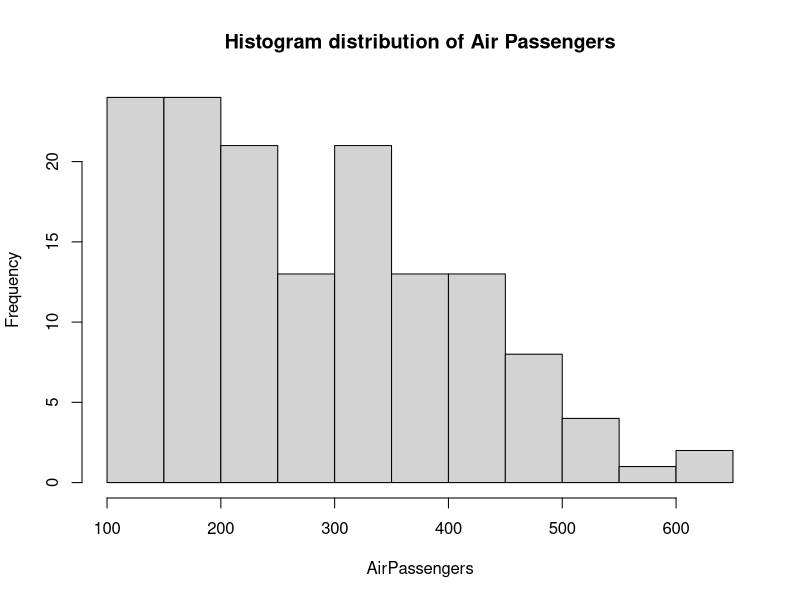
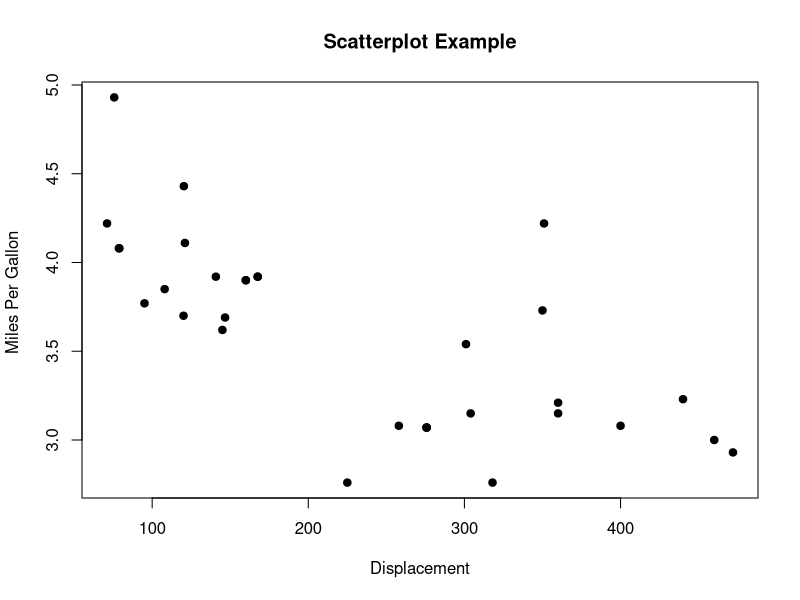

Write R code to recreate these figures, in order. (Note: this script raises an error after producing the figures.)
## ---- chunk 1

mean_x <- function(x) 
ifelse(is.numeric(x), sum(x,na.rm=T)/length(x[!is.na(x)]),NaN)

mean_x(1:5)
## ---- chunk 2
fn_input <- function(x)
  ifelse(sum(x[1:2]) > sum(x[3:4]),return(x),0 )

fn_input(1:6)
fn_input(6:1)

## ---- chunk 3
fn_fib<-function(n){
 x=c(1,1)
 
 for(i in 3:n){
   x[i]=x[i-1]+x[i-2]
   }
 return(x)
}

fn_fib(10)


## ---- chunk 4
m1 <- matrix(1:16,4,4)
apply(m1,1,mean_x)
apply(m1,2,mean_x)
## ---- chunk 5
airquality
library(dplyr)
airquality<-na.omit(airquality)
airquality %>%
  group_by(Month) %>%
  summarise(max_wind=max(Wind), max_ozone=max(Ozone))

## ---- chunk 6
Authors <- data.frame(surname = c("Tukey", "Venables", "Tierney", "Ripley", "McNeil"),
nationality = c("US", "Australia", "US", "UK", "Australia"))

Books <- data.frame(name = c("Tukey", "Venables", "Tierney", "Ripley", "Ripley", "McNeil","R Core"),
title = c("Exploratory Data Analysis", "Modern Applied Statistics ...","LISP-STAT", "Spatial Statistics", "Stochastic Simulation",
"Interactive Data Analysis", "An Introduction to R"))

merge(Authors, Books, by.x = "surname",by.y = "name", all = TRUE)
## ---- chunk 7
text_str <- "To be, or not to be -- that is the question:
Whether 'tis nobler in the mind to suffer
The slings and arrows of outrageous fortune,
Or to take arms against a sea of troubles,
And by opposing end them. To die -- to sleep --
No more..."
text_str <- gsub("to",2, text_str, ignore.case = T)
text_str
## ---- chunk 8
datasets::AirPassengers
hist(AirPassengers, main = "Histogram distribution of Air Passengers")
## ---- chunk 9
library(datasets)
datasets::mtcars
plot(mtcars$disp, mtcars$drat, main="Scatterplot Example", 
  	xlab="Displacement", ylab="Miles Per Gallon ", pch=19)

## ---- chunk 10
library(ggplot2)

random_nos <- rnorm(1000)
 data<- data.frame(random_nos)

ggplot(data, aes(x=data)) + geom_histogram()+ggtitle("Normal Distribution")
## ---- chunk 11
library(lattice)
diamonds
str(diamonds)
ggplot(diamonds, aes(factor(cut),price, fill=cut))+
  geom_boxplot()+
  ggtitle("Diamond Price based on cut") +
  xlab("Cut Type")+ ylab("Diamond price in USD")+     coord_cartesian(ylim = c(0,8000))

## ---- chunk 12
datasets::iris 
ggplot(data = iris, aes(x=Sepal.Length, y=Sepal.Width))+
  geom_point(aes(color=Species, shape=Species ))+
  xlab("Sepal Length")+ylab("Sepal Width")+
  ggtitle("Sepal Length Vs Sepal Width ")
